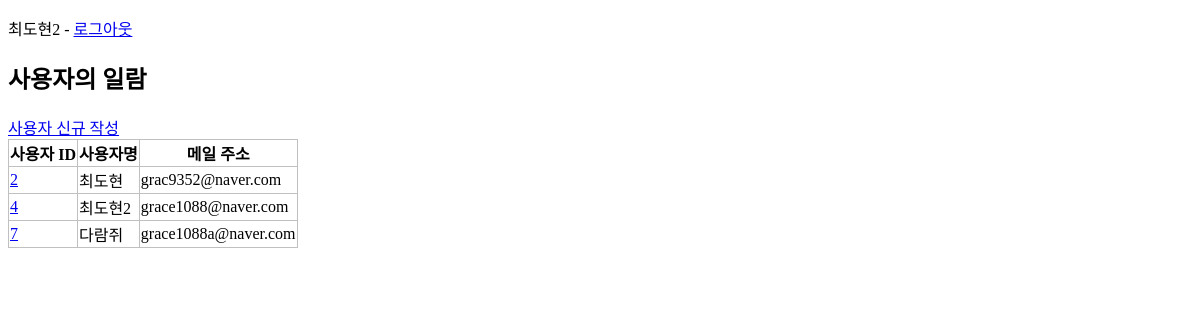
The app's page /crud/users (signed in) with its own data.
### apps/crud/models.py (models this page shows, shortened)
class User(db.Model, UserMixin):
    __tablename__ = "users"
    id = db.Column(db.Integer,primary_key=True)
    username = db.Column(db.String, index=True)
    email = db.Column(db.String, unique=True, index=True)   # unique 고유한 이메일 오류 난다.
    password_hash = db.Column(db.String) # password_hash 암호화해서 저장
    created_at = db.Column(db.DateTime, default=datetime.now)
    updated_at = db.Column(
        db.DateTime, default=datetime.now, onupdate=datetime.now
    )
    @property
    def password(self):
        raise AttributeError("읽어 들일 수 없음")
    @login_manager.user_loader
    def load_user(user_id):
        return User.query.get(user_id)

### apps/crud/views.py (the view)
@crud.route("/users")
@login_required
def users():
    users = User.query.all()
    return render_template("crud/index.html", users=users )

### apps/crud/templates/crud/index.html (shortened to what this page needs)
<!DOCTYPE html>
<html lang="ko">
<head>
    <link rel="stylesheet" href="{{ url_for('crud.static', filename='style.css') }}"
    />
</head>
<body>
  {% extends "crud/base.html" %}
  {% block content %}
  <h2>사용자의 일람</h2>
  <a href="{{ url_for('crud.create_user') }}">사용자 신규 작성 </a>
  <table>
        <tr>
            <th>사용자 ID</th>
            <th>사용자명</th>
            <th>메일 주소</th>
        </tr>
        {% for user in users %}
        <tr>
            <td>
            <a href="{{ url_for('crud.edit_user', user_id=user.id) }}">{{ user.id }}</a>
            </td>
            <td>{{ user.username }}</td>
            <td>{{ user.email }}</td>
        </tr>
        {% endfor %}
  </table>
  {% endblock %}

### apps/crud/templates/crud/base.html (shortened to what this page needs)
<!DOCTYPE html>
<html lang="ko">
<head>
    <link rel="stylesheet" href="{{ url_for('crud.static', filename='style.css') }}"/>
</head>
<body>
    <div>
        {% if current_user.is_authenticated %}
        <p>
            <span>{{ current_user.username }}</span> -
            <span><a href="{{ url_for('auth.logout') }}">로그아웃</a></span>
        </p>
        {% endif %}
    </div>
    {% block content %}{% endblock %}
    </body>
</html>

### apps/crud/static/style.css (style rules this page uses)
table { border-collapse: collapse; }
table, th, td { border: 1px solid #c0c0c0; }

### records on screen
User: username "최도현2", id "4", email "grace1088@naver.com"
User: id "2", username "최도현", email "grac9352@naver.com"
User: id "7", username "다람쥐", email "grace1088a@naver.com"
